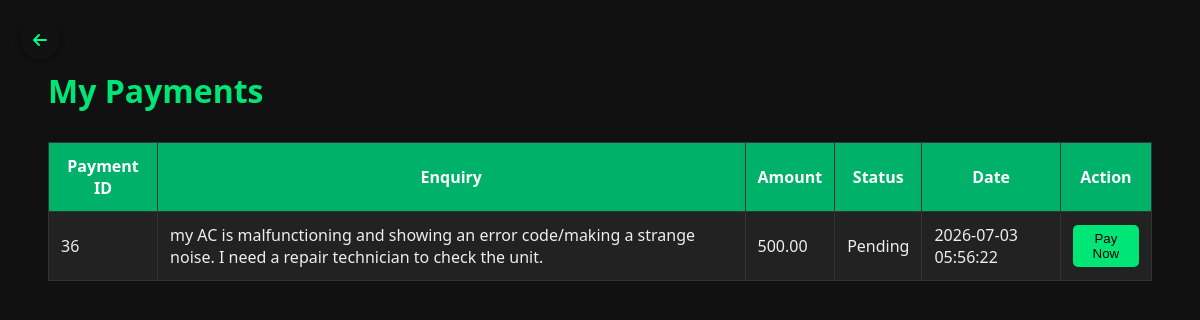
Screenshot of /mypayments.php (signed in) with the database file from the repository.
### tables this page shows
CREATE TABLE `payments` (
  `id` int NOT NULL AUTO_INCREMENT,
  `user_id` int DEFAULT NULL,
  `enquiry_id` int DEFAULT NULL,
  `amount` decimal(10,2) DEFAULT NULL,
  `status` enum('Pending','Paid') DEFAULT 'Pending',
  `created_at` timestamp NOT NULL DEFAULT CURRENT_TIMESTAMP,
  PRIMARY KEY (`id`),
  KEY `user_id` (`user_id`),
  KEY `enquiry_id` (`enquiry_id`),
  CONSTRAINT `payments_ibfk_1` FOREIGN KEY (`user_id`) REFERENCES `users` (`id`),
  CONSTRAINT `payments_ibfk_2` FOREIGN KEY (`enquiry_id`) REFERENCES `enquiries` (`id`)
);

CREATE TABLE `enquiries` (
  `id` int NOT NULL AUTO_INCREMENT,
  `user_id` int NOT NULL,
  `service_id` int NOT NULL,
  `description` text,
  `details` text,
  `location` varchar(255) DEFAULT NULL,
  `preferred_date` date DEFAULT NULL,
  `assigned_worker_id` int DEFAULT NULL,
  `status` enum('Pending','In Progress','Completed') DEFAULT 'Pending',
  `created_at` timestamp NOT NULL DEFAULT CURRENT_TIMESTAMP,
  PRIMARY KEY (`id`),
  KEY `user_id` (`user_id`),
  KEY `service_id` (`service_id`),
  KEY `assigned_worker_id` (`assigned_worker_id`),
  CONSTRAINT `enquiries_ibfk_1` FOREIGN KEY (`user_id`) REFERENCES `users` (`id`) ON DELETE CASCADE,
  CONSTRAINT `enquiries_ibfk_2` FOREIGN KEY (`service_id`) REFERENCES `services` (`id`) ON DELETE CASCADE,
  CONSTRAINT `enquiries_ibfk_3` FOREIGN KEY (`assigned_worker_id`) REFERENCES `workers` (`id`) ON DELETE SET NULL
);

### mypayments.php (the view, shortened to what this page needs)
<?php
include 'db/db.php';
$user_id = $_SESSION['user_id'];
$sql = "SELECT p.*, e.description AS enquiry_desc
        FROM payments p
        JOIN enquiries e ON p.enquiry_id = e.id
        WHERE p.user_id = ?
        ORDER BY FIELD(p.status, 'Pending','Paid'), p.created_at DESC";
$stmt = $conn->prepare($sql);
$stmt->bind_param("i", $user_id);
$stmt->execute();
$result = $stmt->get_result();
?>
<!DOCTYPE html>
<html>
<head>
</head>
<body>
<div class="back-arrow" onclick="window.history.back()">
  <i class="fas fa-arrow-left"></i>
</div>
<link rel="stylesheet" href="https://cdnjs.cloudflare.com/ajax/libs/font-awesome/6.5.0/css/all.min.css">
    <h1>My Payments</h1>
    <table>
        <thead>
            <tr>
                <th>Payment ID</th>
                <th>Enquiry</th>
                <th>Amount</th>
                <th>Status</th>
                <th>Date</th>
                <th>Action</th>
            </tr>
        </thead>
        <tbody>
        <?php while ($row = $result->fetch_assoc()): ?>
            <tr>
                <td><?= $row['id'] ?></td>
                <td><?= htmlspecialchars($row['enquiry_desc']) ?></td>
                <td><?= $row['amount'] ?: 'N/A' ?></td>
                <td><?= $row['status'] ?></td>
                <td><?= $row['created_at'] ?></td>
                <td>
                    <?php if ($row['status'] === 'Pending'): ?>
                        <form method="POST">
                            <button type="submit" name="pay_now">Pay Now</button>
                        </form>
                    <?php else: ?>
                        Paid
                    <?php endif; ?>
                </td>
            </tr>
        <?php endwhile; ?>
        </tbody>
    </table>
</body>
</html>

### mypayments.php (style rules this page uses)
body { font-family: 'Segoe UI', sans-serif; background: #111; color: #eee; padding: 40px; }
h1 { color: #00e676; }
table { width: 100%; border-collapse: collapse; margin-top: 30px; background: #222; }
th, td { padding: 12px; border: 1px solid #333; }
th { background: #00b16a; color: #fff; }
button { padding: 6px 12px; border: none; border-radius: 5px; cursor: pointer; background: #00e676; }
.back-arrow { position: fixed; top: 20px; left: 20px; background-color: #111; color: #00ff88; border-radius: 50%; width: 40px; height: 40px; display: flex; align-items: center; justify-content: center; cursor: pointer; box-shadow: 0 2px 5px rgba(0,0,0,0.4); transition: 0.3s ease; z-index: 999; }

### rows the page displays
payments: id "36", enquiry.description "my AC is malfunctioning and showing an error code/making a strange noise. I need a repair technician to check the unit.", amount "500.00", status "Pending", created_at "2026-07-03 05:56:22"
